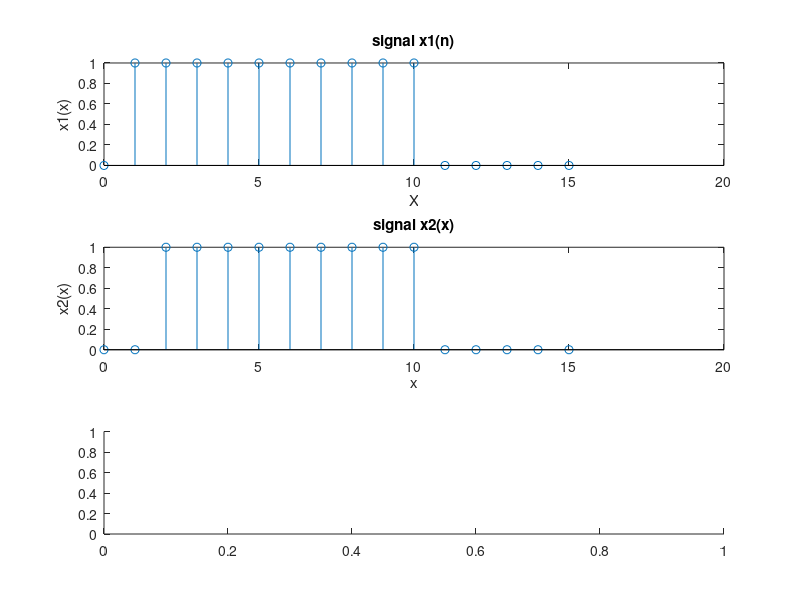

Write the MATLAB code that produced this figure. (Note: this script raises an error after producing the figure.)
x=0:1:15;
x1=1*(x>=1&x<=10);
x2=1*(x>=2&x<=10);
N1=length(x1);
N2=length(x2);
x3=conv(x1,x2);
n1=0:1:N1+N2-2;
subplot(3,1,1);
stem(x,x1);
xlabel('X');
ylabel('x1(x)');
title('signal x1(n)');
subplot(3,1,2);
stem(x,x2);
xlabel('x');
ylabel('x2(x)');
title('signal x2(x)');
subplot(3,1,3);
stem(x,x3);
xlabel('x');
ylabel('x3(x)');
title('signal x3(x)=x1(x)*x2(x)');